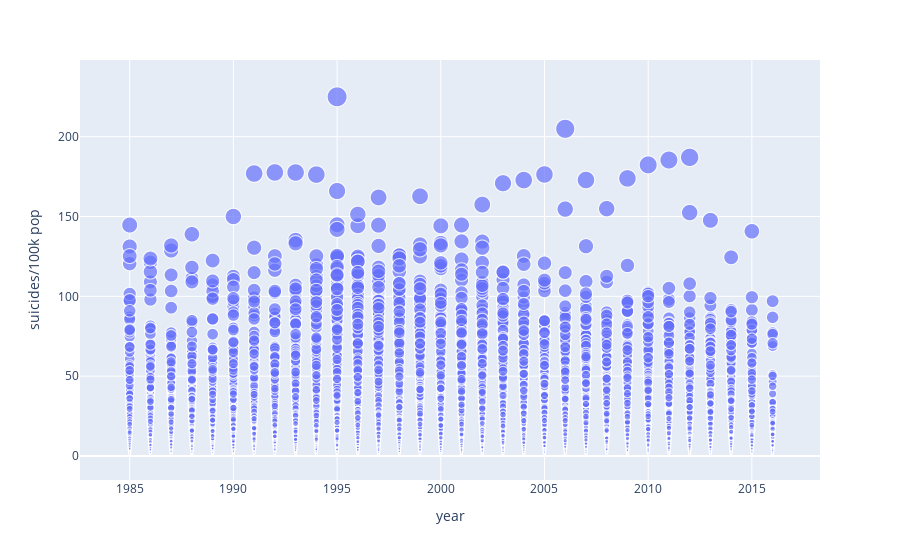

Write notebook code for a chart like this one.
### Code cell
px.scatter(data_frame=df, x="year", y="suicides/100k pop", size="suicides/100k pop")

### Figure 1 — Plotly figure (JSON) as saved in the notebook; plotly's stock layout.template omitted (floating-point values rounded to 4 significant figures; data arrays with more than 128 entries replaced by an {"elided": "..."} marker saying what was removed)
{"data": [{"hovertemplate": "year=%{x}<br>suicides/100k pop=%{marker.size}<extra></extra>", "legendgroup": "", "marker": {"color": "#636efa", "size": {"elided": "27820 float values"}, "sizemode": "area", "sizeref": 0.5624, "symbol": "circle"}, "mode": "markers", "name": "", "showlegend": false, "type": "scattergl", "x": {"elided": "27820 int values"}, "xaxis": "x", "y": {"elided": "27820 float values"}, "yaxis": "y"}], "layout": {"legend": {"itemsizing": "constant", "tracegroupgap": 0}, "margin": {"t": 60}, "xaxis": {"anchor": "y", "domain": [0, 1], "title": {"text": "year"}}, "yaxis": {"anchor": "x", "domain": [0, 1], "title": {"text": "suicides/100k pop"}}}}
